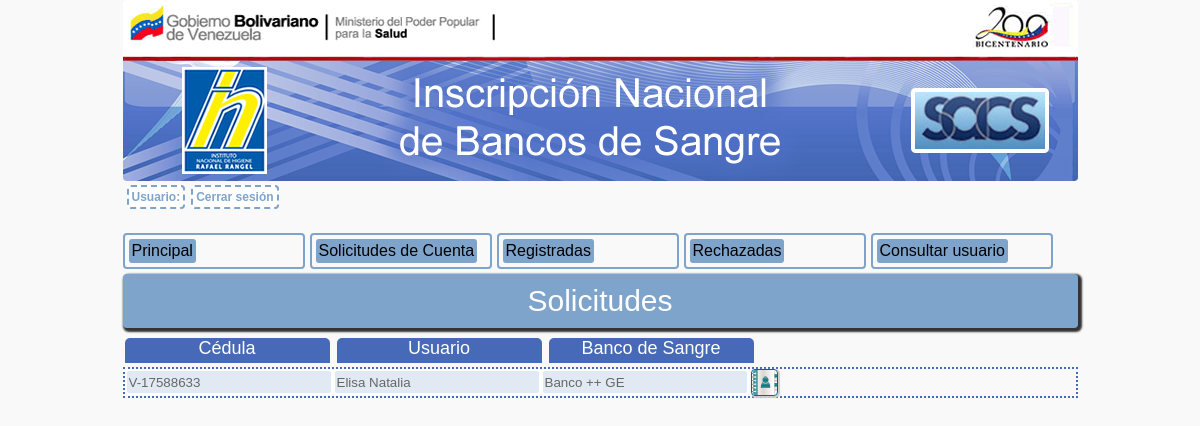
The page /administracion_solicitud_cta.php on the database its author committed.
### tables this page shows
CREATE TABLE IF NOT EXISTS `usuarios` (
  `id` int(100) NOT NULL AUTO_INCREMENT,
  `nro_solicitud` varchar(300) NOT NULL,
  `usuario` varchar(200) NOT NULL,
  `nombres` varchar(200) NOT NULL,
  `apellidos` varchar(200) NOT NULL,
  `cedula` varchar(100) NOT NULL,
  `telefono` varchar(200) NOT NULL,
  `contrasenia` varchar(200) NOT NULL,
  `correo` varchar(100) NOT NULL,
  `nombrebs` varchar(100) NOT NULL,
  `rif_bs` varchar(100) NOT NULL,
  `nit_bs` varchar(100) NOT NULL,
  `estatus` varchar(100) NOT NULL,
  `cod` varchar(100) NOT NULL,
  PRIMARY KEY (`id`)
);

### administracion_solicitud_cta.php (the view, shortened to what this page needs)
<!DOCTYPE html PUBLIC "-//W3C//DTD XHTML 1.0 Transitional//EN" "http://www.w3.org/TR/xhtml1/DTD/xhtml1-transitional.dtd">
<html xmlns="http://www.w3.org/1999/xhtml">
<head>
<link href="css/estilos_banco_de_sangre.css" rel="stylesheet" type="text/css" />
<link rel="stylesheet" type="text/css" href="tcal.css">
</head>
<body class="bs">
<div class="contenedor">
<div class="encabezado"></div>
<?php
$usuario =$_SESSION['usuario'];
?>
<div class="usuario">
<p class="usuario">Usuario: <?php echo $usuario; ?></p>
<a href="destruir_sesion.php"><p class="usuario">Cerrar sesión</p></a>
</div>
<div class="bs_java_admin"><a class="bs_java_2" href="administracion.php" onclick="pedir_cta_visible(this);">Principal</a></div>
<div class="bs_java_admin"><a class="bs_java_2" href="administracion_solicitud_cta.php" onclick="pedir_cta_visible(this);">Solicitudes de Cuenta</a></div>
<div class="bs_java_admin"><a class="bs_java_2" href="administracion_registradas.php" onclick="pedir_cta_visible(this);">Registradas</a></div>
<div class="bs_java_admin"><a class="bs_java_2" href="administracion_rechazadas.php" onclick="pedir_cta_visible(this);">Rechazadas</a></div>
<div class="bs_java_admin"><a class="bs_java_2" href="administracion_busqueda.php" onclick="pedir_cta_visible(this);">Consultar usuario</a></div>
<h1>Solicitudes</h1>
<div class="admin">
<span class="admin">C&eacute;dula</span>
<span class="admin">Usuario</span>
<span class="admin">Banco de Sangre</span>
</div>
<?php
include "config.php";
			$estatus="0";
			$sql1="SELECT * FROM usuarios WHERE estatus='$estatus' ORDER BY cedula  ASC";
			$seleccion=mysql_query($sql1,$conexion);
			while ($row = mysql_fetch_array($seleccion)){
				$nombres=$row['nombres'];
				$cedula=$row['cedula'];
				$nombrebs=$row['nombrebs'];
?>
<div class="admin">
<form class="admin" action="datos_solicitador_cta.php" method="post" >
<input class="admin" id="ced" type="text" name="ced" disabled="disabled" value="<?php echo $cedula;?>">
<input class="admin" id="" type="text" name="nombre" disabled="disabled" value="<?php echo $nombres;?>">
<input class="admin" id="" type="text" name="nombrebs" disabled="disabled" value="<?php echo $nombrebs;?>" />
<input class="img" type='image' name='boton_submit'  src='imagenes/detalles.png' alt='Ver detalles'/>
</form></div>
<?php
}
?>
 </div>
</body>
</html>

### css/estilos_banco_de_sangre.css (style rules this page uses)
body.bs { margin: 0 auto; background:#F9F9F9; font-family:'Arial'; }
div.contenedor { width: 955px; height:auto; margin: 0 auto; color:#333; font-family: "Arial"; }
div.encabezado { float:left; background: url(../imagenes/banner_sup.png) no-repeat; border-radius: 4px; -moz-border-radius: 4px; -webkit-border-radius : 4px; width: 100%; height: 181px; }
h1 { float:left; width: 100%; font-family:'Arial'; font-weight:normal; font-size:30px; padding: 10px 0px 10px 0px; text-align:center; background:#7FA4CB; color:#FFF; margin: 5px 0px 10px 0px; border-radius: 4px; -moz-border-radius: 4px; -webkit-border-radius : 4px; box-shadow: 2px 2px 2px 2px #333; -webkit-box-shadow: 2px 2px 2px 2px #333; -moz-box-shadow: 2px 2px 2px 2px #333; }
p.usuario { float:left; font-size:12px; font-weight:bold; height: 14px; background:#FFF; color:#7FA4CB; border:#7FA4CB dashed 2px; margin:3px; padding:3px; border-radius: 4px; -moz-border-radius: 4px; -webkit-border-radius : 4px; }
div.bs_java_admin { float:left; width: 170px; height:auto; margin: 20px 5px 0px 0px; padding: 4px; border:#7FA4CB solid 2px; border-radius: 4px; -moz-border-radius: 4px; -webkit-border-radius : 4px; }
a:link.bs_java_2 { float:left; color:#000; text-decoration:none; background:#7FA4CB; border-radius: 3px; padding: 3px; }
span { float:left; width: 225px; height: 73px; padding: 0px; }
div.admin { float:left; width: 955px; margin: 0px 0px 0px 0px; }
span.admin { background:#466AB7; color:#FFF; float:left; margin: 0px 5px 1px 2px; border-top-left-radius: 5px; border-top-right-radius:5px; text-align:center; font-size:18px; width: 205px; height:25px; }
input.admin { float:left; width: 200px; background:#666; height:18px; border:#FFF solid 2px; border-radius: 4px; -moz-border-radius: 4px; -webkit-border-radius : 4px; background:#E1EAF2; color:#666; padding: 2px; }
form.admin { margin: 3px 0px 0px 0px; border:#466AB7 dotted 2px; width:auto; height: 0 auto; }
input.img { margin: 0px 2px 0px 2px; border: #069 solid 1px; border-radius: 4px; -moz-border-radius: 4px; -webkit-border-radius : 4px; box-shadow: 1px 1px 1px 1px #CCC; -webkit-box-shadow: 1px 1px 1px 1px #CCC; -moz-box-shadow: 1px 1px 1px 1px #CCC; }
div.usuario { float:left; width: 100%; margin: 1px; }

### rows shown on the page
usuarios: ced "V-17588633", nombre "Elisa Natalia", nombrebs "Banco ++ GE"
